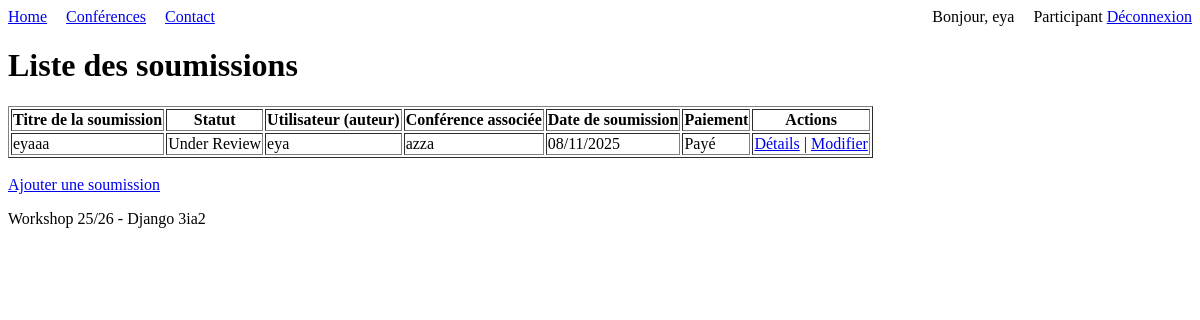
/conferences/submissions/liste/ (signed in), run on an earlier commit of the app's database.
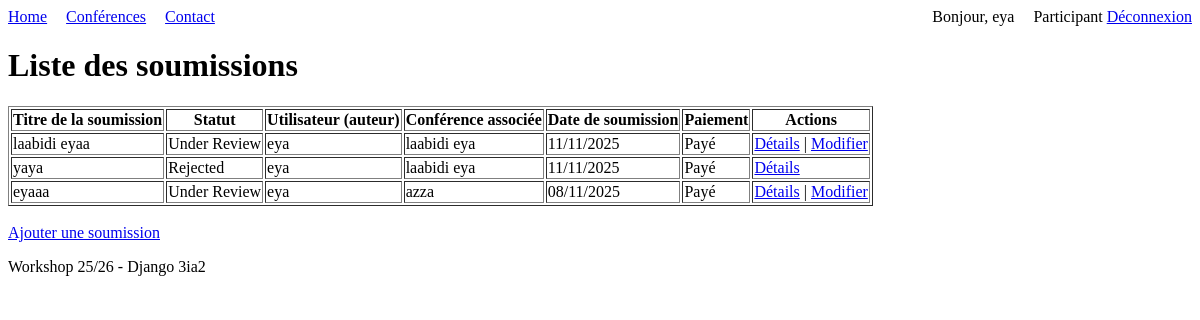
And on a later commit of the database.
### Userapp/models.py (models this page shows, shortened)
class User(AbstractUser):
    user_id=models.CharField(max_length=8,primary_key=True,unique=True,editable=False)
    first_name=models.CharField(max_length=255,validators=[name_validator])
    last_name=models.CharField(max_length=255,validators=[name_validator])
    ROLE=[
        ("participant","participant"),
        ("comitee","orgonizing comitee member"),
    ]
    role=models.CharField(max_length=255,choices=ROLE,default="participant")
    affiliation=models.CharField(max_length=255)
    email=models.EmailField(unique=True,validators=[verify_email])
    nationality=models.CharField(max_length=255)
    created_at=models.DateTimeField(auto_now_add=True)
    updated_at=models.DateTimeField(auto_now=True)

### Conferenceapp/models.py (models this page shows, shortened)
class Submission(models.Model):
    submission_id = models.CharField(
        max_length=255, primary_key=True, unique=True, editable=False, default=generate_submission_id
    )
    title = models.CharField(max_length=50)
    abstract = models.TextField()
    keywords = models.TextField(validators=[validate_keywords])
    paper = models.FileField(
        upload_to="paper/",
        validators=[FileExtensionValidator(allowed_extensions=["pdf"], message="Seuls les fichiers PDF sont autorisés.")]
    )
    STATUS = [
        ("submitted", "submitted"),
        ("under review", "under review"),
        ("accepted", "accepted"),
        ("rejected", "rejected"),
    ]
    status = models.CharField(max_length=50, choices=STATUS)
    payed = models.BooleanField(default=False)
    submission_date = models.DateField(auto_now_add=True)
    created_at = models.DateTimeField(auto_now_add=True)
    updated_at = models.DateTimeField(auto_now=True)
    user = models.ForeignKey("Userapp.User", on_delete=models.CASCADE, related_name="submissions")
    conference = models.ForeignKey("Conferenceapp.Conference", on_delete=models.CASCADE, related_name="submissions")

class Conference(models.Model):
    conference_id = models.AutoField(primary_key=True)
    name = models.CharField(max_length=255)
    THEME = [
        ("IA", "Computer science & IA"),
        ("SE", "Sciences & Engineering"),
        ("SC", "Social Sciences"),
    ]
    theme = models.CharField(max_length=255, choices=THEME)
    location = models.CharField(max_length=50)
    description = models.TextField(
        validators=[MinLengthValidator(30, "Vous avez utilisé la limite des mots autorisés")]
    )
    start_date = models.DateField()
    end_date = models.DateField()
    created_at = models.DateTimeField(auto_now_add=True)
    updated_at = models.DateTimeField(auto_now=True)

### Conferenceapp/views.py (the view)
# urls.py: path("submissions/liste/", ListSubmissions.as_view(), name="liste_submissions"),
class ListSubmissions(LoginRequiredMixin, ListView):
    model = Submission
    template_name = "conferences/submissions_liste.html"
    context_object_name = "submissions"
    def get_queryset(self):
        return Submission.objects.filter(user=self.request.user).select_related('conference', 'user').order_by('-submission_date')

### conference3ia2/Templates/conferences/submissions_liste.html
{% extends 'base.html' %}
{% block content %}
<h1>Liste des soumissions</h1>
{% if submissions %}
<table border="1">
    <thead>
        <tr>
            <th>Titre de la soumission</th>
            <th>Statut</th>
            <th>Utilisateur (auteur)</th>
            <th>Conférence associée</th>
            <th>Date de soumission</th>
            <th>Paiement</th>
            <th>Actions</th>
        </tr>
    </thead>
    <tbody>
        {% for submission in submissions %}
        <tr>
            <td>{{ submission.title }}</td>
            <td>
                {% if submission.status == "submitted" %}
                    Submitted
                {% elif submission.status == "under review" %}
                    Under Review
                {% elif submission.status == "accepted" %}
                    Accepted
                {% elif submission.status == "rejected" %}
                    Rejected
                {% else %}
                    {{ submission.get_status_display }}
                {% endif %}
            </td>
            <td>{{ submission.user.username }}</td>
            <td>{{ submission.conference.name }}</td>
            <td>{{ submission.submission_date|date:"d/m/Y" }}</td>
            <td>
                {% if submission.payed %}
                    Payé
                {% else %}
                    Non payé
                {% endif %}
            </td>
            <td>
                <a href="{% url 'submission_details' submission.submission_id %}">Détails</a>
                {% if submission.status != "accepted" and submission.status != "rejected" %}
                    | <a href="{% url 'submission_update' submission.submission_id %}">Modifier</a>
                {% endif %}
            </td>
        </tr>
        {% endfor %}
    </tbody>
</table>
{% else %}
    <p>Aucune soumission trouvée.</p>
{% endif %}
<br>
<a href="{% url 'submission_add' %}">Ajouter une soumission</a>
{% endblock %}

### conference3ia2/Templates/base.html (shortened to what this page needs)
<html>
    <head>
    </head>
    <body>
        <nav >
            <a href="{% url 'liste_conferences' %}" style="margin-right: 15px;">Home</a>
            <a href="{% url 'liste_conferences' %}" style="margin-right: 15px;">Conférences</a>
            <a href="#" style="margin-right: 15px;">Contact</a>
            {% if user.is_authenticated %}
                <span style="float: right;">
                    <span style="margin-right: 15px;">Bonjour, {{ user.username }}</span>
                    {% if user.role == "comitee" %}
                        <span >
                            Membre du Comité
                        </span>
                    {% else %}
                        <span >
                            Participant
                        </span>
                    {% endif %}
                    <a href="{% url 'logout' %}">Déconnexion</a>
                </span>
            {% else %}
                <span style="float: right;">
                    <a href="{% url 'login' %}" style="margin-right: 15px;">Connexion</a>
                    <a href="{% url 'register' %}">Inscription</a>
                </span>
            {% endif %}
        </nav>
        {% block content %}
        {% endblock %}
        <footer>
            <p>Workshop 25/26 - Django 3ia2</p>
        </footer>
    </body>
</html>

What changed in the data, as far as the page shows it:
added Submission: title "laabidi eyaa", status "Under Review", user.username "eya", conference.name "laabidi eya", submission_date "11/11/2025", payed "Payé"
added Submission: title "yaya", status "Rejected", user.username "eya", conference.name "laabidi eya", submission_date "11/11/2025", payed "Payé"
